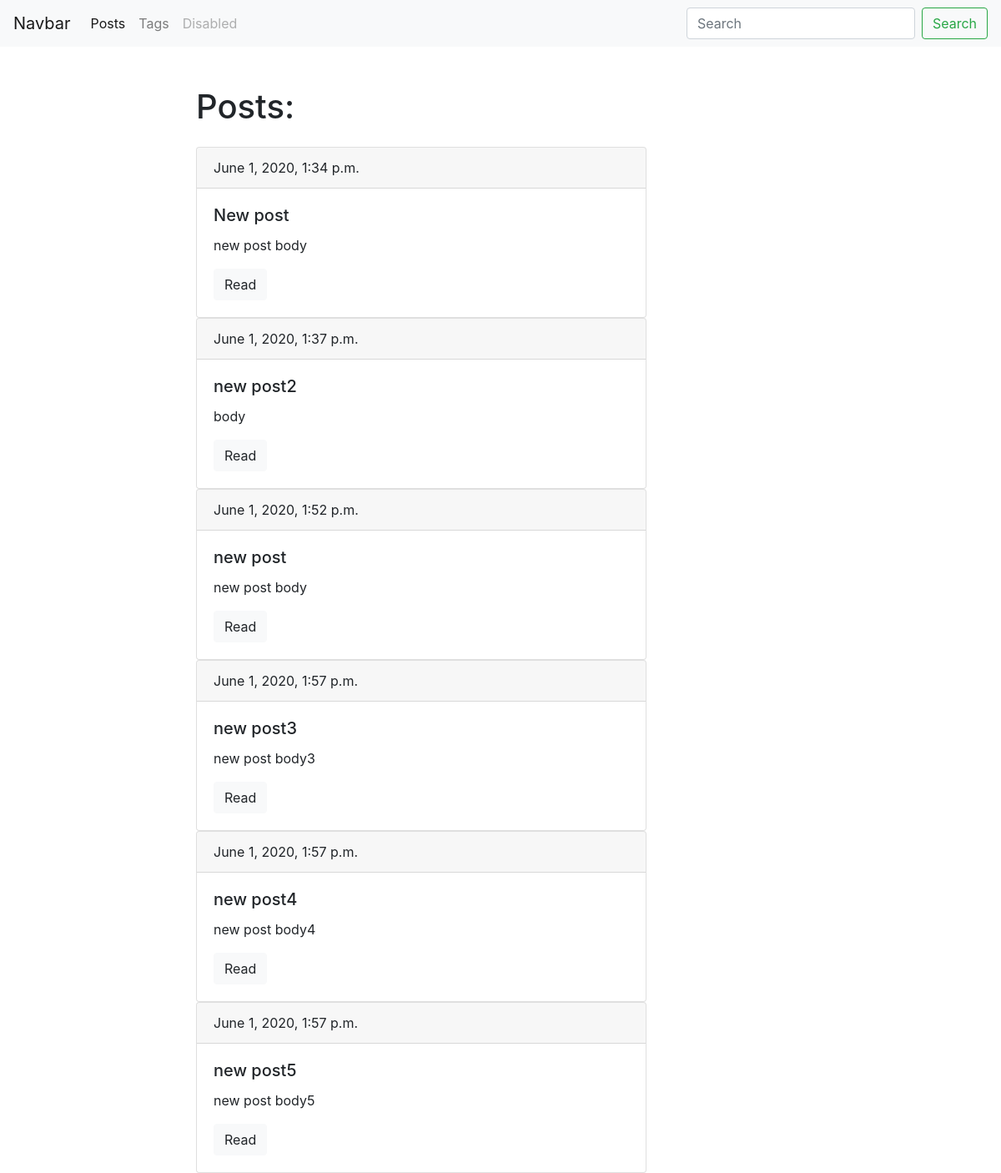
Screenshot of /blog/ with the database file from the repository.
### blog/models.py (models this page shows, shortened)
class Post(models.Model):
    title = models.CharField(max_length=150, db_index=True)
    slug = models.SlugField(max_length=150, unique=True)
    body = models.TextField(blank=True, db_index=True)
    tags = models.ManyToManyField('Tag', blank=True, related_name='posts')
    date_pub = models.DateTimeField(auto_now_add=True)
    def get_absolute_url(self):
        return reverse('post_detail_url', kwargs={'slug': self.slug})

### blog/views.py (the view)
# urls.py: path('', posts_list, name='posts_list_url'),
def posts_list(request):
    posts = Post.objects.all()
    return render(request, 'blog/index.html', context={'posts': posts})

### blog/templates/blog/index.html (shortened to what this page needs)
{% extends 'blog/base_blog.html' %}
{% block content %}
    <h1 class="mb-4">Posts:</h1>
    {% for post in posts %}
          {% include 'blog/includes/post_card_template.html'%}
    {% endfor %}
{% endblock %}

### blog/templates/blog/base_blog.html
{% extends 'base.html' %}

### templates/base.html (shortened to what this page needs)
<!DOCTYPE html>
<html lang="en">
<head>
    <link rel="stylesheet" href="https://stackpath.bootstrapcdn.com/bootstrap/4.1.2/css/bootstrap.min.css"
>
</head>
<body>
    <nav class="navbar navbar-expand-lg navbar-light bg-light" style="background-color: #e3f2fd;">
        <a class="navbar-brand" href="#">Navbar</a>
        <div class="collapse navbar-collapse" id="navbarSupportedContent">
            <ul class="navbar-nav mr-auto">
                <li class="nav-item active">
                    <a class="nav-link" href="{% url 'posts_list_url' %}">Posts</a>
                </li>
                <li class="nav-item">
                    <a class="nav-link" href="{% url 'tags_list_url' %}">Tags</a>
                </li>
                <li class="nav-item">
                    <a class="nav-link disabled" href="#" tabindex="-1" aria-disabled="true">Disabled</a>
                </li>
            </ul>
            <form class="form-inline my-2 my-lg-0">
                <input class="form-control mr-sm-2" type="search" placeholder="Search" aria-label="Search">
                <button class="btn btn-outline-success my-2 my-sm-0" type="submit">Search</button>
            </form>
        </div>
    </nav>
    <div class="container mt-5">
        <div class="row">
             <div class="col-6 offset-md-2">
                 {% block content %}{% endblock %}
             </div>
        </div>
    </div>
</body>
</html>

### blog/templates/blog/includes/post_card_template.html
<div class="card">
          <div class="card-header">
              {{ post.date_pub}}
          </div>
          <div class="card-body">
            <h5 class="card-title">{{ post.title}}</h5>
            <p class="card-text">{{ post.body|truncatewords:15 }}</p>
            <a href="{{ post.get_absolute_url }}" class="btn btn-light">Read</a>
          </div>
    </div>

### rows the page displays
Post: date_pub "June 1, 2020, 1:34 p.m.", title "New post", body "new post body"
Post: date_pub "June 1, 2020, 1:37 p.m.", title "new post2", body "body"
Post: date_pub "June 1, 2020, 1:52 p.m.", title "new post", body "new post body"
Post: date_pub "June 1, 2020, 1:57 p.m.", title "new post3", body "new post body3"
Post: date_pub "June 1, 2020, 1:57 p.m.", title "new post4", body "new post body4"
Post: date_pub "June 1, 2020, 1:57 p.m.", title "new post5", body "new post body5"
